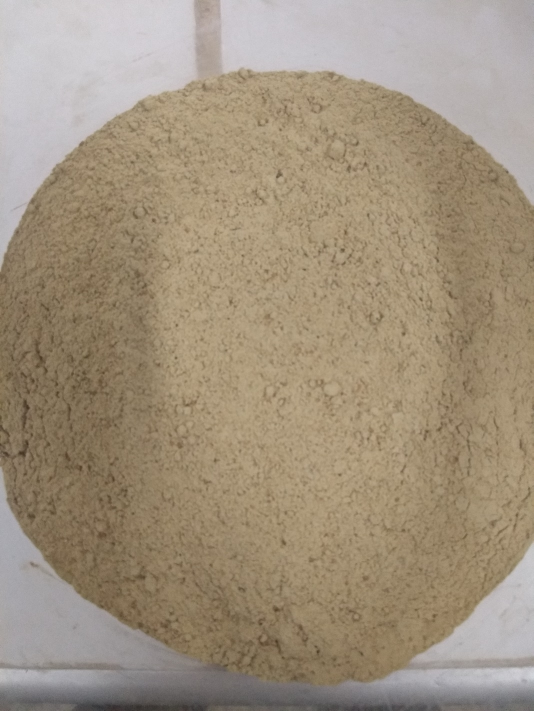
#> input picture solo1.jpg, 1067 x 1422 px (shown at 1/2 size)
$ python 'cor .py'   (older library calls are emulated)
#> lines starting #> are read from the running program, lines starting #| are printed output that depends on the picture
import os
from collections import Counter

import numpy as np
from PIL import Image
from matplotlib import pyplot as plt
from sklearn.cluster import KMeans


def rgb2hex(rgb):
    hex = "#{:02x}{:02x}{:02x}".format(int(rgb[0]), int(rgb[1]), int(rgb[2]))
    return hex

PATH = './solo1.jpg'
WIDTH = 128
HEIGHT = 128
CLUSTERS = 6

image = Image.open(PATH)
#> image is the input picture: PIL image 1067x1422 RGB; mean R, G, B 160.1, 145.6, 125.1

image.size

print("Loaded {f} image. Size: {s:.2f} KB. Dimensions: ({d})".format(
    f=image.format, s=os.path.getsize(PATH) / 1024, d=image.size))
#| Loaded JPEG image. Size: 614.30 KB. Dimensions: ((1067, 1422))


def calculate_new_size(image):
    if image.width >= image.height:
        wpercent = (WIDTH / float(image.width))
        hsize = int((float(image.height) * float(wpercent)))
        new_width, new_height = WIDTH, hsize
    else:
        hpercent = (HEIGHT / float(image.height))
#> hpercent = 0.09
        wsize = int((float(image.width) * float(hpercent)))
#> wsize = 96
        new_width, new_height = wsize, HEIGHT
#> new_width = 96; new_height = 128
    return new_width, new_height


calculate_new_size(image)

new_width, new_height = calculate_new_size(image)
#> new_width = 96; new_height = 128

image.resize((new_width, new_height), Image.ANTIALIAS)

image = image.resize((new_width, new_height), Image.ANTIALIAS)
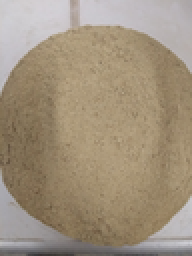
#> image: PIL image 96x128 RGB (shown 2 times larger); mean R, G, B 160.1, 145.6, 125.1

img_array = np.array(image)

img_vector = img_array.reshape((img_array.shape[0] * img_array.shape[1], 3))

model = KMeans(n_clusters=CLUSTERS)

labels = model.fit_predict(img_vector)
#> labels = 12288 values, max 5 at index 35, min 0 at index 1898, mean 2.34

label_counts = Counter(labels)
#> label_counts = {1: 1523, 5: 1138, 2: 3533, 4: 2675, 0: 2181, 3: 1238}

total_count = sum(label_counts.values())
#> total_count = 12288

hex_colors = [
    rgb2hex(center) for center in model.cluster_centers_
]
hex_colors

list(zip(hex_colors, list(label_counts.values())))

plt.figure(figsize=(14, 8))
plt.subplot(221)
plt.imshow(image)
plt.axis('off')

plt.subplot(222)
plt.pie(label_counts.values(), labels=hex_colors, colors=[color / 255 for color in model.cluster_centers_],
        autopct='%1.1f%%',
        shadow=True, startangle=90)
plt.axis('equal')
plt.title('CORES DO SOLO')
plt.show()
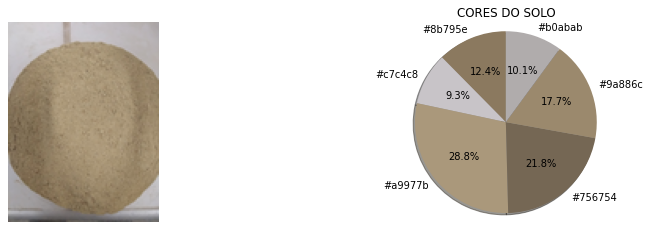
#> figure drawn by matplotlib, 2 panels

$ run again, with solo2.jpg copied over solo1.jpg
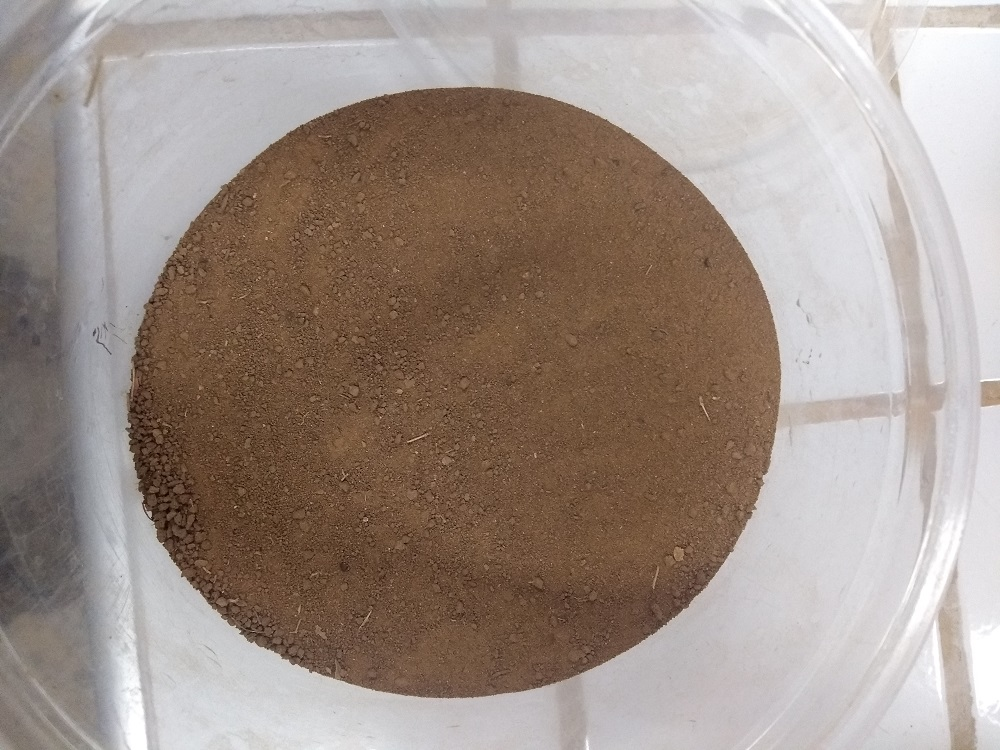
#> input picture solo2.jpg, 1000 x 750 px
#> image is the input picture: PIL image 1000x750 RGB; mean R, G, B 159, 145, 136.6
#| Loaded JPEG image. Size: 514.24 KB. Dimensions: ((1000, 750))
#> `new_width, new_height = calculate_new_size(image)`: new_width = 128; new_height = 96
#> image: PIL image 128x96 RGB
#> labels = 12288 values, max 5 at index 10, min 0 at index 1467, mean 1.41
#> label_counts = {2: 835, 4: 703, 3: 2034, 5: 865, 1: 2465, 0: 5386}
#> total_count = 12288
#> `plt.show()`:
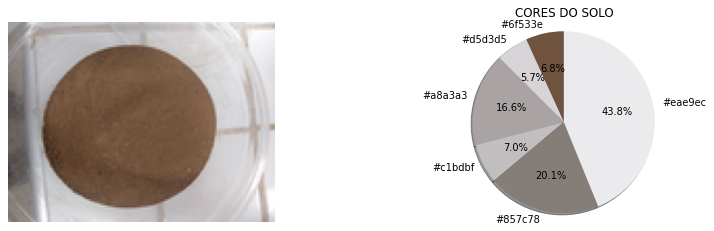
#> figure drawn by matplotlib, 2 panels

$ run again, with solo3.jpg copied over solo1.jpg
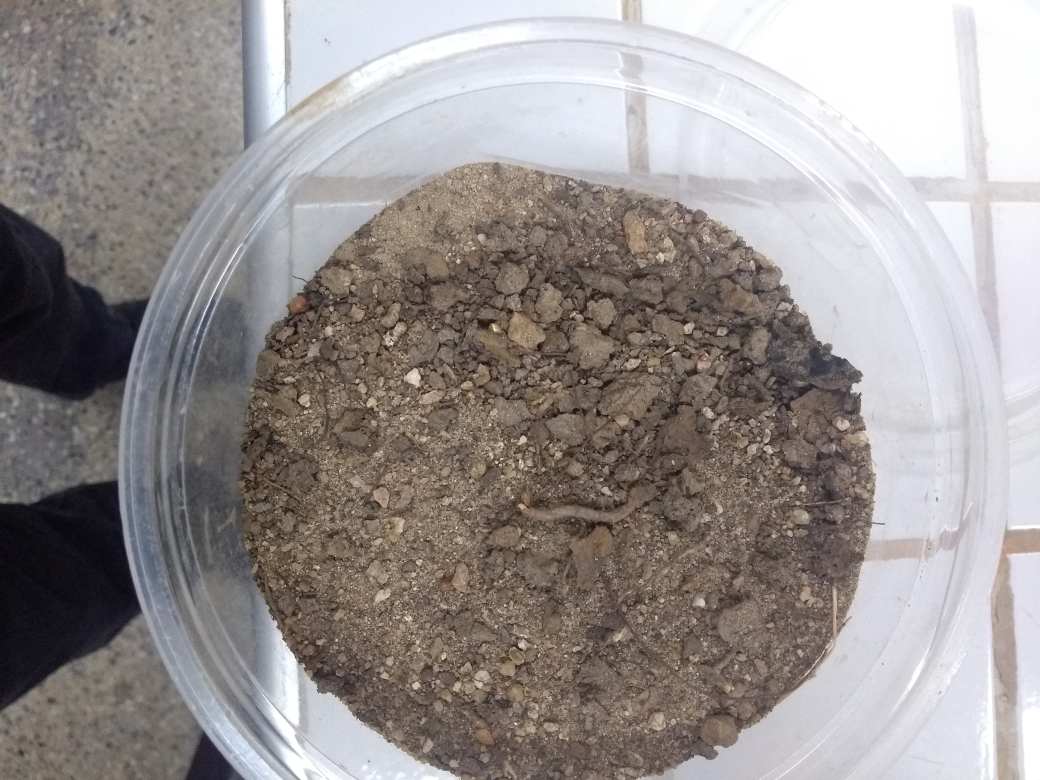
#> input picture solo3.jpg, 4160 x 3120 px (shown at 1/4 size)
#> image is the input picture: PIL image 4160x3120 RGB; mean R, G, B 151.7, 145.8, 144.4
#| Loaded JPEG image. Size: 4090.85 KB. Dimensions: ((4160, 3120))
#> `new_width, new_height = calculate_new_size(image)`: new_width = 128; new_height = 96
#> `image = image.resize((new_width, new_height), Image.ANTIALIAS)`:
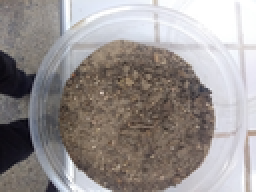
#> image: PIL image 128x96 RGB (shown 2 times larger); mean R, G, B 151.7, 145.8, 144.4
#> labels = 12288 values, max 5 at index 10, min 0 at index 0, mean 2.17
#> label_counts = {0: 3370, 5: 1403, 3: 2027, 1: 2383, 4: 2488, 2: 617}
#> total_count = 12288
#> `plt.show()`:
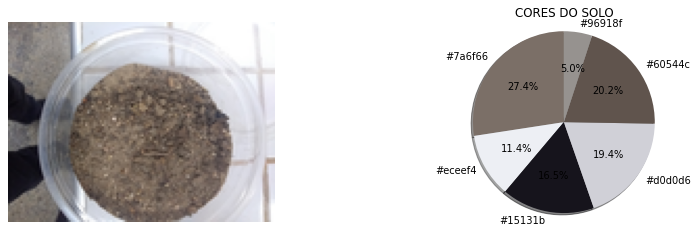
#> figure drawn by matplotlib, 2 panels
